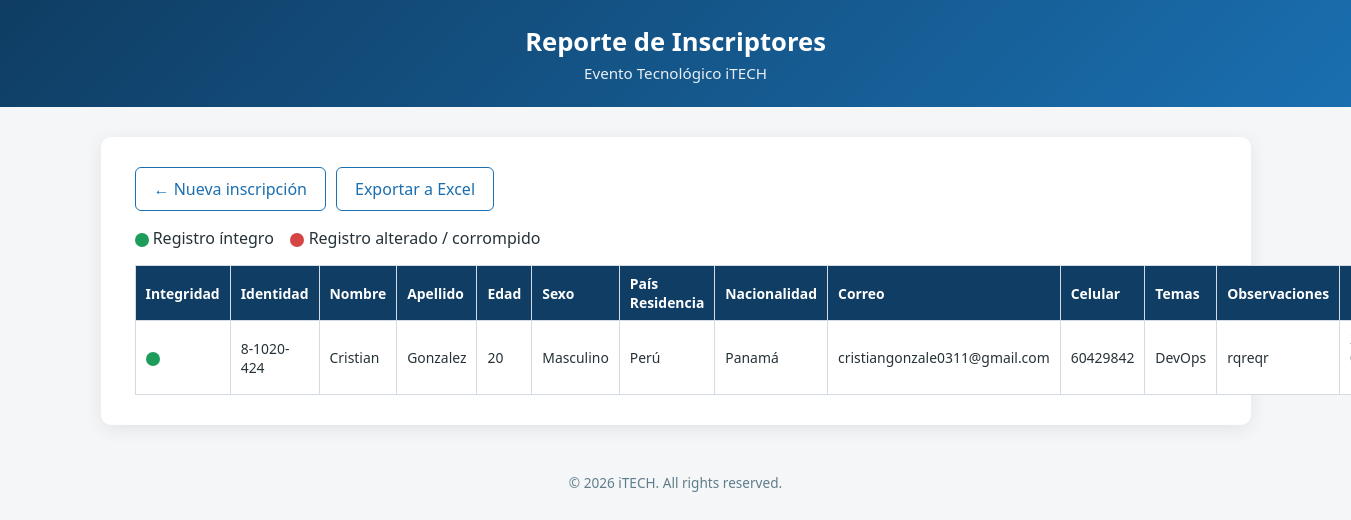
The page /reporte.php on the database its author committed.
### tables this page shows
CREATE TABLE IF NOT EXISTS `inscriptores` (
  `id` int NOT NULL AUTO_INCREMENT,
  `nombre` varchar(100) NOT NULL,
  `apellido` varchar(100) NOT NULL,
  `identidad` varchar(20) NOT NULL,
  `edad` int NOT NULL,
  `sexo` enum('Masculino','Femenino','Otro') NOT NULL,
  `pais_residencia_id` int NOT NULL,
  `nacionalidad_id` int NOT NULL,
  `correo` varchar(150) NOT NULL,
  `celular` varchar(20) NOT NULL,
  `observaciones` text,
  `firma_integridad` varchar(255) NOT NULL,
  `fecha_registro` timestamp NULL DEFAULT CURRENT_TIMESTAMP,
  PRIMARY KEY (`id`)
);

CREATE TABLE IF NOT EXISTS `paises` (
  `id` int NOT NULL AUTO_INCREMENT,
  `nombre` varchar(100) NOT NULL,
  PRIMARY KEY (`id`),
  UNIQUE KEY `nombre` (`nombre`)
);

### config/conexion.php (called while the page is built, shortened)
<?php
class mod_db
{
    private $conexion;
    public function __construct()
    {
        $sql_host = "localhost";
        $sql_name = "parcial_itech";
        $sql_user = "root";
        $sql_pass = "";
        $dsn = "mysql:host=$sql_host;dbname=$sql_name;charset=utf8mb4";
        try {
            $this->conexion = new PDO($dsn, $sql_user, $sql_pass);
            $this->conexion->setAttribute(PDO::ATTR_ERRMODE, PDO::ERRMODE_EXCEPTION);
        } catch (PDOException $e) {
            die("Error de conexión: " . $e->getMessage());
        }
    }
    public function getConexion()
    {
        return $this->conexion;
    }
    public function Arreglos($string = "")
    {
        $stmt = "";
        try {
            if ($string) {
                $stmt = $this->conexion->query($string);
            }
        } catch (PDOException $e) {
            echo "Error: " . $e->getMessage();
        }
        return $stmt ? $stmt->fetchAll(PDO::FETCH_ASSOC) : [];
    }
}

### models/InscriptorModel.php (called while the page is built, shortened)
<?php
require_once __DIR__ . '/../config/conexion.php';
require_once __DIR__ . '/../helpers/Integridad.php';
class InscriptorModel
{
    private $db;
    public function __construct()
    {
        $this->db = new mod_db();
    }
    public function obtenerReporte(): array
    {
        $sql = "SELECT i.id, i.identidad, i.nombre, i.apellido, i.edad, i.sexo,
                       pr.nombre AS pais_residencia, na.nombre AS nacionalidad,
                       i.correo, i.celular, i.observaciones, i.firma_integridad,
                       i.fecha_registro,
                       GROUP_CONCAT(ai.nombre ORDER BY ai.nombre SEPARATOR ', ') AS temas
                FROM inscriptores i
                JOIN paises pr ON pr.id = i.pais_residencia_id
                JOIN paises na ON na.id = i.nacionalidad_id
                LEFT JOIN inscriptor_temas it ON it.inscriptor_id = i.id
                LEFT JOIN areas_interes ai ON ai.id = it.area_interes_id
                GROUP BY i.id
                ORDER BY i.fecha_registro DESC";
        return $this->db->Arreglos($sql);
    }
}

### helpers/Integridad.php (called while the page is built, shortened)
<?php
class Integridad
{
    private static string $llaveSecreta = "iTECH-2025-llave-secreta-parcial";
    private static function cadenaBase(string $nombre, string $identidad, string $correo, string $celular, string $sexo): string
    {
        return $nombre . "|" . $identidad . "|" . $correo . "|" . $celular . "|" . $sexo;
    }
    public static function firmar(string $nombre, string $identidad, string $correo, string $celular, string $sexo): string
    {
        $base = self::cadenaBase($nombre, $identidad, $correo, $celular, $sexo);
        return hash_hmac('sha256', $base, self::$llaveSecreta);
    }
    public static function verificar(string $nombre, string $identidad, string $correo, string $celular, string $sexo, ?string $firmaGuardada): bool
    {
        $firmaActual = self::firmar($nombre, $identidad, $correo, $celular, $sexo);
        return hash_equals($firmaActual, $firmaGuardada);
    }
}

### public/reporte.php (the view, shortened to what this page needs)
<?php
require_once __DIR__ . '/../models/InscriptorModel.php';
require_once __DIR__ . '/../helpers/Integridad.php';
$modelo = new InscriptorModel();
$registros = $modelo->obtenerReporte();
$anioActual = date('Y');
?>
<!DOCTYPE html>
<html lang="es">
<head>
<link rel="stylesheet" href="estilo.css">
</head>
<body>
<header class="top">
    <h1>Reporte de Inscriptores</h1>
    <p>Evento Tecnológico iTECH</p>
</header>
<div class="contenedor" style="max-width: 1150px;">
    <div class="acciones-reporte">
        <a href="index.php" class="btn-secundario">&larr; Nueva inscripción</a>
        <a href="exportar_excel.php" class="btn-secundario">Exportar a Excel</a>
    </div>
    <p><span class="badge badge-verde"></span> Registro íntegro &nbsp;&nbsp;
       <span class="badge badge-rojo"></span> Registro alterado / corrompido</p>
    <table>
        <thead>
        <tr>
            <th>Integridad</th>
            <th>Identidad</th>
            <th>Nombre</th>
            <th>Apellido</th>
            <th>Edad</th>
            <th>Sexo</th>
            <th>País Residencia</th>
            <th>Nacionalidad</th>
            <th>Correo</th>
            <th>Celular</th>
            <th>Temas</th>
            <th>Observaciones</th>
            <th>Fecha</th>
        </tr>
        </thead>
        <tbody>
        <?php foreach ($registros as $r): ?>
            <?php
                $intacto = Integridad::verificar(
                    $r['nombre'] . ' ' . $r['apellido'],
                    $r['identidad'],
                    $r['correo'],
                    $r['celular'],
                    $r['sexo'],
                    $r['firma_integridad']
                );
                $claseBadge = $intacto ? 'badge-verde' : 'badge-rojo';
                $tituloBadge = $intacto ? 'Íntegro' : 'Alterado';
            ?>
            <tr>
                <td><span class="badge <?= $claseBadge ?>" title="<?= $tituloBadge ?>"></span></td>
                <td><?= htmlspecialchars($r['identidad']) ?></td>
                <td><?= htmlspecialchars($r['nombre']) ?></td>
                <td><?= htmlspecialchars($r['apellido']) ?></td>
                <td><?= htmlspecialchars($r['edad']) ?></td>
                <td><?= htmlspecialchars($r['sexo']) ?></td>
                <td><?= htmlspecialchars($r['pais_residencia']) ?></td>
                <td><?= htmlspecialchars($r['nacionalidad']) ?></td>
                <td><?= htmlspecialchars($r['correo']) ?></td>
                <td><?= htmlspecialchars($r['celular']) ?></td>
                <td><?= htmlspecialchars($r['temas'] ?? '') ?></td>
                <td><?= htmlspecialchars($r['observaciones']) ?></td>
                <td><?= htmlspecialchars($r['fecha_registro']) ?></td>
            </tr>
        <?php endforeach; ?>
        </tbody>
    </table>
</div>
<footer class="pie">
    &copy; <?= $anioActual ?> iTECH. All rights reserved.
</footer>
</body>
</html>

### public/estilo.css (style rules this page uses)
:root { --azul: #0f3d63; --azul-claro: #1a6fb0; --gris: #f4f6f8; --borde: #d5dbe2; --verde: #1c9d5c; --rojo: #d64545; }
* { box-sizing: border-box; }
body { font-family: 'Segoe UI', Arial, sans-serif; background: var(--gris); margin: 0; color: #263238; }
header.top { background: linear-gradient(135deg, var(--azul), var(--azul-claro)); color: #fff; padding: 24px 20px; text-align: center; }
header.top h1 { margin: 0 0 4px; font-size: 1.6rem; }
header.top p { margin: 0; opacity: .9; font-size: .95rem; }
.contenedor { max-width: 820px; margin: 30px auto; background: #fff; padding: 30px 34px; border-radius: 10px; box-shadow: 0 4px 18px rgba(0,0,0,.08); }
.btn-secundario { background: #fff; color: var(--azul-claro); border: 1px solid var(--azul-claro); text-decoration: none; padding: 10px 18px; border-radius: 6px; display: inline-block; }
table { width: 100%; border-collapse: collapse; font-size: .87rem; background: #fff; }
th, td { border: 1px solid var(--borde); padding: 8px 10px; text-align: left; }
th { background: var(--azul); color: #fff; }
.badge { display: inline-block; width: 14px; height: 14px; border-radius: 50%; vertical-align: middle; }
.badge-verde { background: var(--verde); }
.badge-rojo { background: var(--rojo); }
.acciones-reporte { margin-bottom: 16px; display: flex; gap: 10px; }
footer.pie { text-align: center; padding: 18px 10px; color: #607d8b; font-size: .85rem; }

### rows shown on the page
inscriptores: identidad "8-1020-424", nombre "Cristian", apellido "Gonzalez", edad "20", sexo "Masculino", paises.nombre "Perú", paises.nombre "Panamá", correo "cristiangonzale0311@gmail.com", celular "60429842", temas "DevOps", observaciones "rqreqr"
